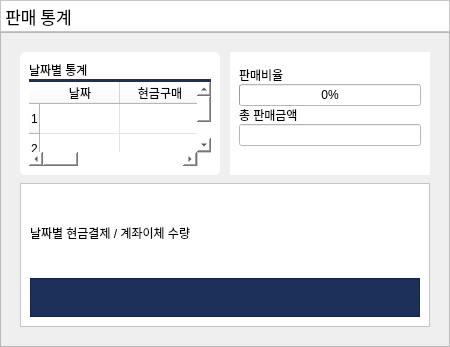
        <widget class="QWidget" name="page_2">
         <layout class="QGridLayout" name="gridLayout_14" rowstretch="1,10">
          <property name="leftMargin">
           <number>0</number>
          </property>
          <property name="topMargin">
           <number>0</number>
          </property>
          <property name="rightMargin">
           <number>0</number>
          </property>
          <property name="bottomMargin">
           <number>0</number>
          </property>
          <property name="spacing">
           <number>0</number>
          </property>
          <item row="0" column="0">
           <widget class="QFrame" name="frame_15">
            <property name="styleSheet">
             <string notr="true">background-color: rgb(255, 255, 255);</string>
            </property>
            <property name="frameShape">
             <enum>QFrame::StyledPanel</enum>
            </property>
            <property name="frameShadow">
             <enum>QFrame::Raised</enum>
            </property>
            <layout class="QGridLayout" name="gridLayout_15" columnstretch="1,5">
             <property name="leftMargin">
              <number>0</number>
             </property>
             <property name="topMargin">
              <number>0</number>
             </property>
             <property name="rightMargin">
              <number>0</number>
             </property>
             <property name="bottomMargin">
              <number>0</number>
             </property>
             <item row="0" column="0">
              <widget class="QLabel" name="label_5">
               <property name="font">
                <font>
                 <family>맑은 고딕 Semilight</family>
                 <pointsize>13</pointsize>
                </font>
               </property>
               <property name="text">
                <string>판매 통계</string>
               </property>
               <property name="alignment">
                <set>Qt::AlignCenter</set>
               </property>
              </widget>
             </item>
             <item row="0" column="1">
              <spacer name="horizontalSpacer">
               <property name="orientation">
                <enum>Qt::Horizontal</enum>
               </property>
               <property name="sizeType">
                <enum>QSizePolicy::Expanding</enum>
               </property>
               <property name="sizeHint" stdset="0">
                <size>
                 <width>60</width>
                 <height>20</height>
                </size>
               </property>
              </spacer>
             </item>
            </layout>
           </widget>
          </item>
          <item row="1" column="0">
           <widget class="QFrame" name="frame_16">
            <property name="frameShape">
             <enum>QFrame::StyledPanel</enum>
            </property>
            <property name="frameShadow">
             <enum>QFrame::Raised</enum>
            </property>
            <layout class="QGridLayout" name="gridLayout_17">
             <item row="0" column="0">
              <layout class="QGridLayout" name="gridLayout_16" rowstretch="2,3" columnstretch="1,1">
               <property name="leftMargin">
                <number>10</number>
               </property>
               <property name="topMargin">
                <number>10</number>
               </property>
               <property name="rightMargin">
                <number>10</number>
               </property>
               <property name="bottomMargin">
                <number>10</number>
               </property>
               <property name="horizontalSpacing">
                <number>10</number>
               </property>
               <property name="verticalSpacing">
                <number>8</number>
               </property>
               <item row="0" column="0">
                <widget class="QFrame" name="frame_18">
                 <property name="styleSheet">
                  <string notr="true">background-color: rgb(255, 255, 255);
border-radius:5px;</string>
                 </property>
                 <property name="frameShape">
                  <enum>QFrame::NoFrame</enum>
                 </property>
                 <property name="frameShadow">
                  <enum>QFrame::Raised</enum>
                 </property>
                 <layout class="QGridLayout" name="gridLayout_18">
                  <item row="0" column="0">
                   <layout class="QVBoxLayout" name="verticalLayout_5" stretch="4,1,25">
                    <property name="spacing">
                     <number>0</number>
                    </property>
                    <item>
                     <widget class="QLabel" name="label_7">
                      <property name="text">
                       <string>날짜별 통계</string>
                      </property>
                     </widget>
                    </item>
                    <item>
                     <widget class="QFrame" name="color_frame_7">
                      <property name="styleSheet">
                       <string notr="true">background-color: rgb(29, 48, 90);</string>
                      </property>
                      <property name="frameShape">
                       <enum>QFrame::StyledPanel</enum>
                      </property>
                      <property name="frameShadow">
                       <enum>QFrame::Raised</enum>
                      </property>
                     </widget>
                    </item>
                    <item>
                     <widget class="QTableWidget" name="status_table">
                      <property name="styleSheet">
                       <string notr="true">gridline-color: rgb(229, 229, 229);</string>
                      </property>
                      <property name="frameShape">
                       <enum>QFrame::StyledPanel</enum>
                      </property>
                      <property name="frameShadow">
                       <enum>QFrame::Sunken</enum>
                      </property>
                      <property name="lineWidth">
                       <number>2</number>
                      </property>
                      <property name="editTriggers">
                       <set>QAbstractItemView::NoEditTriggers</set>
                      </property>
                      <property name="alternatingRowColors">
                       <bool>false</bool>
                      </property>
                      <property name="selectionMode">
                       <enum>QAbstractItemView::NoSelection</enum>
                      </property>
                      <property name="selectionBehavior">
                       <enum>QAbstractItemView::SelectRows</enum>
                      </property>
                      <property name="showGrid">
                       <bool>true</bool>
                      </property>
                      <property name="gridStyle">
                       <enum>Qt::SolidLine</enum>
                      </property>
                      <property name="cornerButtonEnabled">
                       <bool>true</bool>
                      </property>
                      <property name="rowCount">
                       <number>3</number>
                      </property>
                      <attribute name="horizontalHeaderDefaultSectionSize">
                       <number>80</number>
                      </attribute>
                      <attribute name="horizontalHeaderShowSortIndicator" stdset="0">
                       <bool>false</bool>
                      </attribute>
                      <attribute name="horizontalHeaderStretchLastSection">
                       <bool>true</bool>
                      </attribute>
                      <row/>
                      <row/>
                      <row/>
                      <column>
                       <property name="text">
                        <string>날짜</string>
                       </property>
                      </column>
                      <column>
                       <property name="text">
                        <string>현금구매</string>
                       </property>
                      </column>
                      <column>
                       <property name="text">
                        <string>계좌이체</string>
                       </property>
                      </column>
                      <column>
                       <property name="text">
                        <string>총 금액</string>
                       </property>
                      </column>
                     </widget>
                    </item>
                   </layout>
                  </item>
                 </layout>
                </widget>
               </item>
               <item row="0" column="1">
                <widget class="QFrame" name="frame_17">
                 <property name="styleSheet">
                  <string notr="true">background-color: rgb(255, 255, 255);</string>
                 </property>
                 <property name="frameShape">
                  <enum>QFrame::NoFrame</enum>
                 </property>
                 <property name="frameShadow">
                  <enum>QFrame::Raised</enum>
                 </property>
                 <layout class="QGridLayout" name="gridLayout_19">
                  <item row="0" column="0">
                   <layout class="QVBoxLayout" name="verticalLayout_6" stretch="5,1,1,2,5,1,10">
                    <property name="spacing">
                     <number>0</number>
                    </property>
                    <property name="topMargin">
                     <number>5</number>
                    </property>
                    <property name="bottomMargin">
                     <number>20</number>
                    </property>
                    <item>
                     <widget class="QLabel" name="label_6">
                      <property name="text">
                       <string>판매비율</string>
                      </property>
                      <property name="alignment">
                       <set>Qt::AlignLeading|Qt::AlignLeft|Qt::AlignVCenter</set>
                      </property>
                     </widget>
                    </item>
                    <item>
                     <widget class="QFrame" name="color_frame_4">
                      <property name="styleSheet">
                       <string notr="true">background-color: rgb(29, 48, 90);</string>
                      </property>
                      <property name="frameShape">
                       <enum>QFrame::StyledPanel</enum>
                      </property>
                      <property name="frameShadow">
                       <enum>QFrame::Raised</enum>
                      </property>
                     </widget>
                    </item>
                    <item>
                     <widget class="QProgressBar" name="soldpercentage">
                      <property name="value">
                       <number>0</number>
                      </property>
                      <property name="alignment">
                       <set>Qt::AlignCenter</set>
                      </property>
                     </widget>
                    </item>
                    <item>
                     <spacer name="verticalSpacer">
                      <property name="orientation">
                       <enum>Qt::Vertical</enum>
                      </property>
                      <property name="sizeHint" stdset="0">
                       <size>
                        <width>20</width>
                        <height>40</height>
                       </size>
                      </property>
                     </spacer>
                    </item>
                    <item>
                     <widget class="QLabel" name="label_11">
                      <property name="text">
                       <string>총 판매금액</string>
                      </property>
                     </widget>
                    </item>
                    <item>
                     <widget class="QFrame" name="color_frame_8">
                      <property name="styleSheet">
                       <string notr="true">background-color: rgb(29, 48, 90);</string>
                      </property>
                      <property name="frameShape">
                       <enum>QFrame::StyledPanel</enum>
                      </property>
                      <property name="frameShadow">
                       <enum>QFrame::Raised</enum>
                      </property>
                     </widget>
                    </item>
                    <item>
                     <widget class="QLineEdit" name="total_line">
                      <property name="alignment">
                       <set>Qt::AlignCenter</set>
                      </property>
                      <property name="readOnly">
                       <bool>true</bool>
                      </property>
                     </widget>
                    </item>
                   </layout>
                  </item>
                 </layout>
                </widget>
               </item>
               <item row="1" column="0" colspan="2">
                <widget class="QFrame" name="frame_5">
                 <property name="styleSheet">
                  <string notr="true">background-color: rgb(255, 255, 255);</string>
                 </property>
                 <property name="frameShape">
                  <enum>QFrame::StyledPanel</enum>
                 </property>
                 <property name="frameShadow">
                  <enum>QFrame::Raised</enum>
                 </property>
                 <layout class="QGridLayout" name="gridLayout_61" rowstretch="2,1,50">
                  <item row="1" column="0">
                   <widget class="QFrame" name="color_frame_6">
                    <property name="styleSheet">
                     <string notr="true">background-color: rgb(29, 48, 90);</string>
                    </property>
                    <property name="frameShape">
                     <enum>QFrame::StyledPanel</enum>
                    </property>
                    <property name="frameShadow">
                     <enum>QFrame::Raised</enum>
                    </property>
                   </widget>
                  </item>
                  <item row="2" column="0">
                   <layout class="QVBoxLayout" name="status_graph_layout"/>
                  </item>
                  <item row="0" column="0">
                   <widget class="QLabel" name="label_8">
                    <property name="text">
                     <string>날짜별 현금결제 / 계좌이체 수량</string>
                    </property>
                   </widget>
                  </item>
                 </layout>
                </widget>
               </item>
              </layout>
             </item>
            </layout>
           </widget>
          </item>
         </layout>
        </widget>
